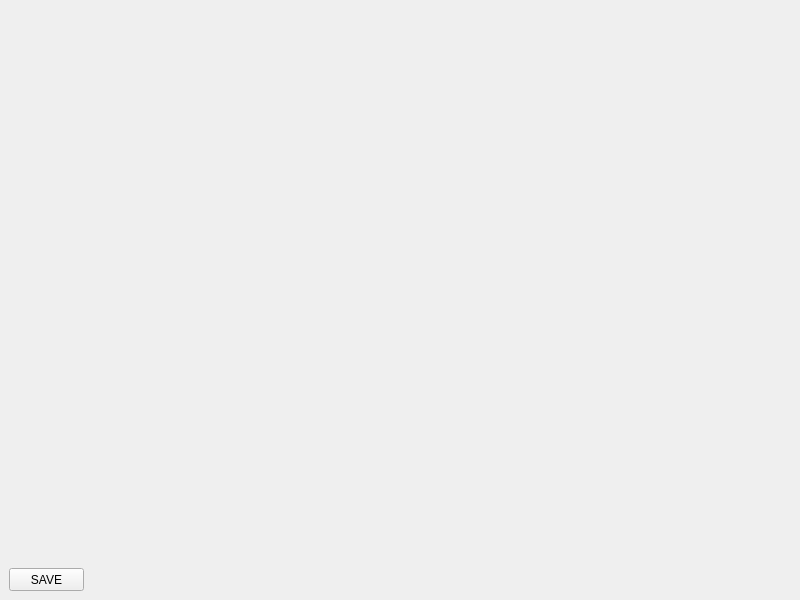
<?xml version="1.0" encoding="UTF-8"?>
<ui version="4.0">
 <class>MainWindow</class>
 <widget class="QMainWindow" name="MainWindow">
  <property name="geometry">
   <rect>
    <x>0</x>
    <y>0</y>
    <width>800</width>
    <height>600</height>
   </rect>
  </property>
  <property name="windowTitle">
   <string>MainWindow</string>
  </property>
  <widget class="QWidget" name="centralwidget">
   <widget class="QPushButton" name="enter">
    <property name="geometry">
     <rect>
      <x>9</x>
      <y>568</y>
      <width>75</width>
      <height>23</height>
     </rect>
    </property>
    <property name="maximumSize">
     <size>
      <width>100</width>
      <height>16777215</height>
     </size>
    </property>
    <property name="text">
     <string>SAVE</string>
    </property>
   </widget>
   <widget class="QWidget" name="horizontalLayoutWidget">
    <property name="geometry">
     <rect>
      <x>20</x>
      <y>30</y>
      <width>761</width>
      <height>531</height>
     </rect>
    </property>
    <layout class="QHBoxLayout" name="main"/>
   </widget>
  </widget>
 </widget>
 <resources/>
 <connections/>
</ui>
